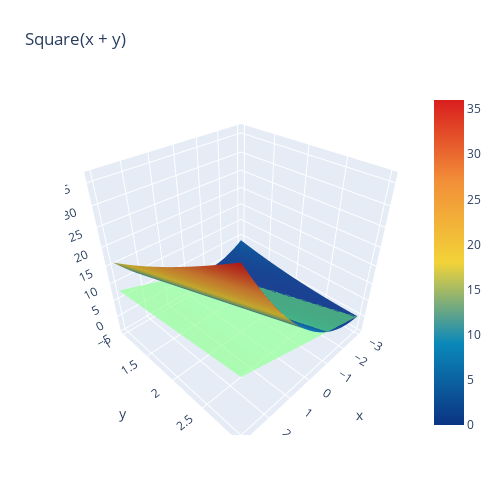

The notebook cell this image was saved under:
### Markdown cell above
matrix multipication function: 

$$ X = \begin{bmatrix} x_1 & x_2 & x_3 \end{bmatrix}, Y = \begin{bmatrix} w_1 \\ w_2 \\ w_3 \end{bmatrix} $$

$$ v(X, Y) = x_1 . w_1 \times x_2 . w_2 \times x_3 . w_3 = N $$

the derivation:

$$ \displaystyle \frac{\partial v}{\partial X}, \frac{\partial v}{\partial Y} $$

Calculating these derivatives was easy when we were just dealing with addition and
multiplication, as in the prior examples. But how can we do the analogous thing with
matrix multiplication? To define that precisely, we’ll have to turn to the math

* $$ \frac{\partial v}{\partial X} = \begin{bmatrix} \frac{\partial v}{\partial x1} & \frac{\partial v}{\partial x2} & \frac{\partial v}{\partial x3} \end{bmatrix} $$
* $$ \frac{\partial v}{\partial W} = \begin{bmatrix} \frac{\partial v}{\partial w1} \\ \\ \frac{\partial v}{\partial w2} \\ \\ \frac{\partial v}{\partial w3} \end{bmatrix} $$

we can see that if, for example, $x_1$ changes by ϵ units, then $N$ will change by $w_1$ $\times$ ϵ units, and the same logics applies to the other $x_i$ elements. Thus:

* $$ \frac{\partial v}{\partial x_1} = w_1 $$
* $$ \frac{\partial v}{\partial x_2} = w_2 $$
* $$ \frac{\partial v}{\partial x_3} = w_3 $$

And, so:

$$ \frac{\partial v}{\partial X} = \begin{bmatrix} w_1 & w_2 & w_3 \end{bmatrix} = W^T $$

This is a surprising and elegant result that turns out to be a key piece of the puzzle to understanding both why deep learning works and how it can be implemented so cleanly.
Using similar reasoning, we can see that:

$$ \frac{\partial v}{\partial W} = \begin{bmatrix} x_1 \\ x_2 \\ x_3 \end{bmatrix} = X^T $$

### Code cell
import plotly.graph_objects as go

x = np.linspace(-3, 3, 30)
y = np.linspace(1, 3, 30)
x, y = np.meshgrid(x, y)
z = square(x + y)
z_deriv = 2 * (x + y) * 1

fig = go.Figure(data=[
        go.Surface(z=z, x=x, y=y, colorscale="Portland"),
        go.Surface(z=z_deriv, x=x, y=y, colorscale=[[0, "rgb(100, 254, 100)"], [1, "rgb(100, 254, 100)"]], showscale=False, opacity=0.50)
    ])
fig.update_layout(title='Square(x + y)', autosize=False, coloraxis_showscale=False,
                  width=500, height=500,
                  margin=dict(l=65, r=50, b=65, t=90))
fig.show()

### Figure 1 — Plotly figure (JSON) as saved in the notebook; plotly's stock layout.template omitted (floating-point values rounded to 4 significant figures; data arrays with more than 128 entries replaced by an {"elided": "..."} marker saying what was removed)
{"data": [{"colorscale": [[0, "rgb(12,51,131)"], [0.25, "rgb(10,136,186)"], [0.5, "rgb(242,211,56)"], [0.75, "rgb(242,143,56)"], [1, "rgb(217,30,30)"]], "type": "surface", "x": {"elided": "30x30 float values"}, "y": {"elided": "30x30 float values"}, "z": {"elided": "30x30 float values"}}, {"colorscale": [[0, "rgb(100, 254, 100)"], [1, "rgb(100, 254, 100)"]], "opacity": 0.5, "showscale": false, "type": "surface", "x": {"elided": "30x30 float values"}, "y": {"elided": "30x30 float values"}, "z": {"elided": "30x30 float values"}}], "layout": {"autosize": false, "coloraxis": {"showscale": false}, "height": 500, "margin": {"b": 65, "l": 65, "r": 50, "t": 90}, "title": {"text": "Square(x + y)"}, "width": 500}}
